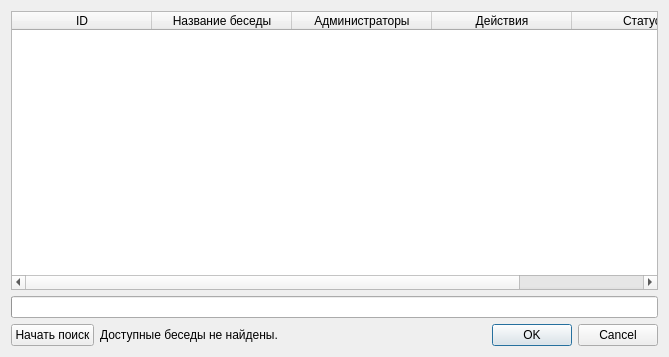
<?xml version="1.0" encoding="UTF-8"?>
<ui version="4.0">
 <class>DialogAddChat</class>
 <widget class="QDialog" name="DialogAddChat">
  <property name="geometry">
   <rect>
    <x>0</x>
    <y>0</y>
    <width>669</width>
    <height>357</height>
   </rect>
  </property>
  <property name="windowTitle">
   <string>Поиск доступных бесед</string>
  </property>
  <layout class="QGridLayout" name="gridLayout">
   <item row="2" column="1">
    <widget class="QLabel" name="lbChatsNotFound">
     <property name="text">
      <string>Доступные беседы не найдены.</string>
     </property>
    </widget>
   </item>
   <item row="1" column="0" colspan="3">
    <widget class="QProgressBar" name="progressBar">
     <property name="maximum">
      <number>1</number>
     </property>
     <property name="value">
      <number>0</number>
     </property>
     <property name="textVisible">
      <bool>false</bool>
     </property>
     <property name="orientation">
      <enum>Qt::Horizontal</enum>
     </property>
     <property name="invertedAppearance">
      <bool>false</bool>
     </property>
     <property name="textDirection">
      <enum>QProgressBar::TopToBottom</enum>
     </property>
     <property name="format">
      <string/>
     </property>
    </widget>
   </item>
   <item row="2" column="2">
    <widget class="QDialogButtonBox" name="buttonBox">
     <property name="maximumSize">
      <size>
       <width>664</width>
       <height>25</height>
      </size>
     </property>
     <property name="orientation">
      <enum>Qt::Horizontal</enum>
     </property>
     <property name="standardButtons">
      <set>QDialogButtonBox::Cancel|QDialogButtonBox::Ok</set>
     </property>
    </widget>
   </item>
   <item row="0" column="0" colspan="3">
    <widget class="QTableWidget" name="tableChats">
     <attribute name="horizontalHeaderCascadingSectionResizes">
      <bool>false</bool>
     </attribute>
     <attribute name="horizontalHeaderDefaultSectionSize">
      <number>140</number>
     </attribute>
     <column>
      <property name="text">
       <string>ID</string>
      </property>
     </column>
     <column>
      <property name="text">
       <string>Название беседы</string>
      </property>
     </column>
     <column>
      <property name="text">
       <string>Администраторы</string>
      </property>
     </column>
     <column>
      <property name="text">
       <string>Действия</string>
      </property>
     </column>
     <column>
      <property name="text">
       <string>Статус</string>
      </property>
     </column>
    </widget>
   </item>
   <item row="2" column="0">
    <widget class="QPushButton" name="btStartStopFind">
     <property name="text">
      <string>Начать поиск</string>
     </property>
    </widget>
   </item>
  </layout>
 </widget>
 <resources/>
 <connections>
  <connection>
   <sender>buttonBox</sender>
   <signal>accepted()</signal>
   <receiver>DialogAddChat</receiver>
   <slot>accept()</slot>
   <hints>
    <hint type="sourcelabel">
     <x>248</x>
     <y>254</y>
    </hint>
    <hint type="destinationlabel">
     <x>157</x>
     <y>274</y>
    </hint>
   </hints>
  </connection>
  <connection>
   <sender>buttonBox</sender>
   <signal>rejected()</signal>
   <receiver>DialogAddChat</receiver>
   <slot>reject()</slot>
   <hints>
    <hint type="sourcelabel">
     <x>316</x>
     <y>260</y>
    </hint>
    <hint type="destinationlabel">
     <x>286</x>
     <y>274</y>
    </hint>
   </hints>
  </connection>
 </connections>
</ui>
